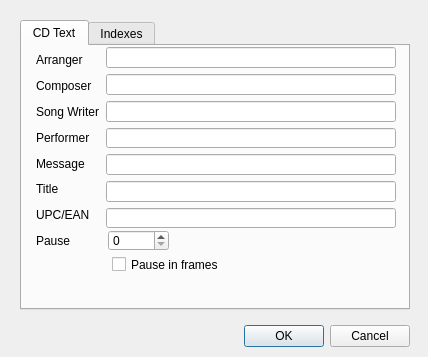
<?xml version="1.0" encoding="UTF-8"?>
<ui version="4.0">
 <class>VCDDialog</class>
 <widget class="QDialog" name="VCDDialog">
  <property name="geometry">
   <rect>
    <x>0</x>
    <y>0</y>
    <width>428</width>
    <height>357</height>
   </rect>
  </property>
  <property name="windowTitle">
   <string>Dialog</string>
  </property>
  <widget class="QDialogButtonBox" name="buttonBox">
   <property name="geometry">
    <rect>
     <x>70</x>
     <y>320</y>
     <width>340</width>
     <height>32</height>
    </rect>
   </property>
   <property name="orientation">
    <enum>Qt::Horizontal</enum>
   </property>
   <property name="standardButtons">
    <set>QDialogButtonBox::Cancel|QDialogButtonBox::Ok</set>
   </property>
  </widget>
  <widget class="QTabWidget" name="tabWidget">
   <property name="geometry">
    <rect>
     <x>20</x>
     <y>20</y>
     <width>390</width>
     <height>290</height>
    </rect>
   </property>
   <property name="currentIndex">
    <number>0</number>
   </property>
   <widget class="QWidget" name="tabCDText">
    <attribute name="title">
     <string>CD Text</string>
    </attribute>
    <widget class="QWidget" name="layoutWidget">
     <property name="geometry">
      <rect>
       <x>84</x>
       <y>1</y>
       <width>290</width>
       <height>181</height>
      </rect>
     </property>
     <layout class="QVBoxLayout" name="verticalLayout">
      <item>
       <widget class="QLineEdit" name="editArranger"/>
      </item>
      <item>
       <widget class="QLineEdit" name="editComposer"/>
      </item>
      <item>
       <widget class="QLineEdit" name="editSongWriter"/>
      </item>
      <item>
       <widget class="QLineEdit" name="editPerformer"/>
      </item>
      <item>
       <widget class="QLineEdit" name="editMessage"/>
      </item>
      <item>
       <widget class="QLineEdit" name="editTitle"/>
      </item>
      <item>
       <widget class="QLineEdit" name="editUPCEAN"/>
      </item>
     </layout>
    </widget>
    <widget class="QWidget" name="layoutWidget_2">
     <property name="geometry">
      <rect>
       <x>14</x>
       <y>4</y>
       <width>71</width>
       <height>201</height>
      </rect>
     </property>
     <layout class="QVBoxLayout" name="verticalLayout_2">
      <item>
       <widget class="QLabel" name="label">
        <property name="text">
         <string>Arranger</string>
        </property>
       </widget>
      </item>
      <item>
       <widget class="QLabel" name="label_2">
        <property name="text">
         <string>Composer</string>
        </property>
       </widget>
      </item>
      <item>
       <widget class="QLabel" name="label_3">
        <property name="text">
         <string>Song Writer</string>
        </property>
       </widget>
      </item>
      <item>
       <widget class="QLabel" name="label_4">
        <property name="text">
         <string>Performer</string>
        </property>
       </widget>
      </item>
      <item>
       <widget class="QLabel" name="label_5">
        <property name="text">
         <string>Message</string>
        </property>
       </widget>
      </item>
      <item>
       <widget class="QLabel" name="label_6">
        <property name="text">
         <string>Title</string>
        </property>
       </widget>
      </item>
      <item>
       <widget class="QLabel" name="label_7">
        <property name="text">
         <string>UPC/EAN</string>
        </property>
       </widget>
      </item>
      <item>
       <widget class="QLabel" name="label_8">
        <property name="text">
         <string>Pause</string>
        </property>
       </widget>
      </item>
     </layout>
    </widget>
    <widget class="QSpinBox" name="editPause">
     <property name="geometry">
      <rect>
       <x>86</x>
       <y>184</y>
       <width>61</width>
       <height>21</height>
      </rect>
     </property>
    </widget>
    <widget class="QCheckBox" name="pauseInFrames">
     <property name="geometry">
      <rect>
       <x>90</x>
       <y>210</y>
       <width>121</width>
       <height>17</height>
      </rect>
     </property>
     <property name="text">
      <string>Pause in frames</string>
     </property>
    </widget>
   </widget>
   <widget class="QWidget" name="tabIndexes">
    <property name="whatsThis">
     <string/>
    </property>
    <attribute name="title">
     <string>Indexes</string>
    </attribute>
    <widget class="QListWidget" name="listIndexes">
     <property name="geometry">
      <rect>
       <x>10</x>
       <y>10</y>
       <width>151</width>
       <height>240</height>
      </rect>
     </property>
    </widget>
    <widget class="QLabel" name="label_17">
     <property name="geometry">
      <rect>
       <x>170</x>
       <y>10</y>
       <width>21</width>
       <height>21</height>
      </rect>
     </property>
     <property name="text">
      <string>M:</string>
     </property>
    </widget>
    <widget class="QLabel" name="label_18">
     <property name="geometry">
      <rect>
       <x>240</x>
       <y>10</y>
       <width>21</width>
       <height>21</height>
      </rect>
     </property>
     <property name="text">
      <string>S:</string>
     </property>
    </widget>
    <widget class="QLabel" name="label_19">
     <property name="geometry">
      <rect>
       <x>310</x>
       <y>10</y>
       <width>21</width>
       <height>21</height>
      </rect>
     </property>
     <property name="text">
      <string>F:</string>
     </property>
    </widget>
    <widget class="QSpinBox" name="spinBoxMinutes">
     <property name="geometry">
      <rect>
       <x>190</x>
       <y>10</y>
       <width>42</width>
       <height>22</height>
      </rect>
     </property>
    </widget>
    <widget class="QSpinBox" name="spinBoxSeconds">
     <property name="geometry">
      <rect>
       <x>260</x>
       <y>10</y>
       <width>42</width>
       <height>22</height>
      </rect>
     </property>
    </widget>
    <widget class="QSpinBox" name="spinBoxFrames">
     <property name="geometry">
      <rect>
       <x>330</x>
       <y>10</y>
       <width>42</width>
       <height>22</height>
      </rect>
     </property>
    </widget>
    <widget class="QPushButton" name="pushButtonAdd">
     <property name="geometry">
      <rect>
       <x>230</x>
       <y>50</y>
       <width>60</width>
       <height>23</height>
      </rect>
     </property>
     <property name="text">
      <string>Add</string>
     </property>
    </widget>
    <widget class="QPushButton" name="pushButtonDelete">
     <property name="geometry">
      <rect>
       <x>300</x>
       <y>50</y>
       <width>70</width>
       <height>23</height>
      </rect>
     </property>
     <property name="text">
      <string>Delete</string>
     </property>
    </widget>
   </widget>
  </widget>
 </widget>
 <resources/>
 <connections>
  <connection>
   <sender>buttonBox</sender>
   <signal>accepted()</signal>
   <receiver>VCDDialog</receiver>
   <slot>accept()</slot>
   <hints>
    <hint type="sourcelabel">
     <x>248</x>
     <y>254</y>
    </hint>
    <hint type="destinationlabel">
     <x>157</x>
     <y>274</y>
    </hint>
   </hints>
  </connection>
  <connection>
   <sender>buttonBox</sender>
   <signal>rejected()</signal>
   <receiver>VCDDialog</receiver>
   <slot>reject()</slot>
   <hints>
    <hint type="sourcelabel">
     <x>316</x>
     <y>260</y>
    </hint>
    <hint type="destinationlabel">
     <x>286</x>
     <y>274</y>
    </hint>
   </hints>
  </connection>
 </connections>
</ui>
